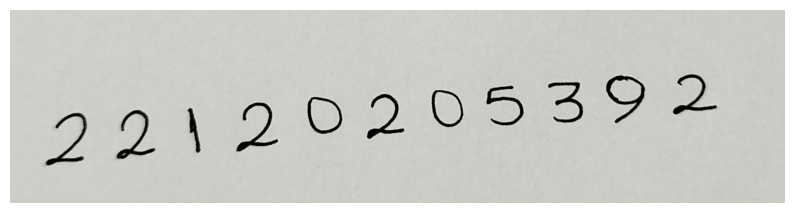
#> input picture unnamed1.png, 794 x 213 px
$ jupyter execute --allow-errors MNIST_MLP_Odev.ipynb
#> lines starting #> are read from the running program, lines starting #| are printed output that depends on the picture; after the words box and inside, x2 and y2 are one past the last pixel; in counts of white or black regions, pixels touching at a corner belong together
[cell 1]
import torch
import torchvision
import torchvision.transforms as transforms
import matplotlib.pyplot as plt
from torch.utils.data import random_split

#> (the rest of this cell did not finish here and is left out)

[cell 2]
fig, axes = plt.subplots(2, 5, figsize=(12, 5))

#> (the rest of this cell did not finish here and is left out)

[cell 3]
import torch.nn as nn

class MLP(nn.Module):

    def __init__(self):
        super().__init__()

        self.network = nn.Sequential(
            nn.Flatten(),
            nn.Linear(784, 256),
            nn.ReLU(),
            nn.Linear(256, 128),
            nn.ReLU(),
            nn.Linear(128, 10)
        )

    def forward(self, x):
        return self.network(x)


#> (the rest of this cell did not finish here and is left out)

[cell 4]
import time
import copy
import numpy as np
import random
from torch.utils.data import DataLoader

random.seed(42)
np.random.seed(42)
torch.manual_seed(42)
#> (this line was passed over: torch is not available in this run)

BATCH_SIZE = 128
EPOCHS = 10
LEARNING_RATE = 0.001

#> (the rest of this cell did not finish here and is left out)

[cell 5]
# [58 lines left out: functions train_one_epoch, evaluate, not called in this run]


print("Eğitim ve değerlendirme fonksiyonları hazır")

[cell 6]
history = {
    "train_loss": [],
    "val_loss": [],
    "train_acc": [],
    "val_acc": []
}

start_time = time.perf_counter()

#> (the rest of this cell did not finish here and is left out)

[cell 7]
epochs_range = range(1, EPOCHS + 1)

plt.figure(figsize=(10, 5))

#> (the rest of this cell did not finish here and is left out)

#> (a cell that did not finish here is left out)

[cell 9]
class MLP_Small(nn.Module):
    def __init__(self):
        super().__init__()

        self.network = nn.Sequential(
            nn.Flatten(),
            nn.Linear(784, 128),
            nn.ReLU(),
            nn.Linear(128, 64),
            nn.ReLU(),
            nn.Linear(64, 10)
        )

    def forward(self, x):
        return self.network(x)


#> (the rest of this cell did not finish here and is left out)

[cell 10]
epochs_range = range(1, EPOCHS + 1)

plt.figure(figsize=(10, 5))

#> (the rest of this cell did not finish here and is left out)

[cell 11]
from google.colab import files
from PIL import Image
import matplotlib.pyplot as plt

uploaded = files.upload()
#> the answer given: unnamed1.png

filename = next(iter(uploaded))
photo = Image.open(filename).convert("RGB")

print("Fotoğraf boyutu:", photo.size)
#| Fotoğraf boyutu: (794, 213)

plt.figure(figsize=(10, 6))
plt.imshow(photo)
plt.axis("off")
plt.show()

[cell 12]
import cv2
import numpy as np
import matplotlib.pyplot as plt
import torch
from PIL import Image

image_path = filename
image = cv2.imread(image_path)

if image is None:
    raise FileNotFoundError(
        "unnamed.jpg bulunamadı. Dosyayı yeniden yükleyin."
    )

gray = cv2.cvtColor(image, cv2.COLOR_BGR2GRAY)

_, binary = cv2.threshold(
    gray, 0, 255, cv2.THRESH_BINARY_INV + cv2.THRESH_OTSU
)
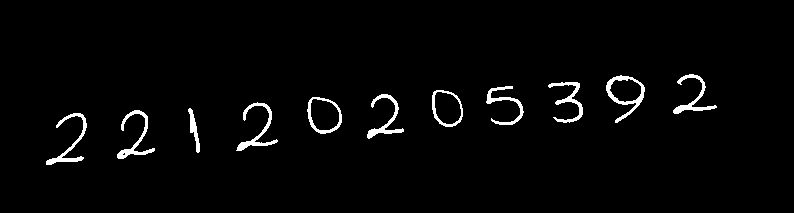
#> binary: shape (213, 794); 2.4% white; 11 white regions, largest, box (x1, y1, x2, y2) and area: (606, 75, 645, 123) 465, (236, 102, 278, 151) 437, (46, 113, 87, 165) 431

coords = cv2.findNonZero(binary)
#> coords = contour of 4112 points, box (x1, y1, x2, y2) (46, 74, 717, 165), area 1542

if coords is None:
    raise ValueError("Görüntüde rakam bulunamadı.")

x, y, w, h = cv2.boundingRect(coords)
#> x = 46; y = 74; w = 671; h = 91

cropped = binary[y:y+h, x:x+w]
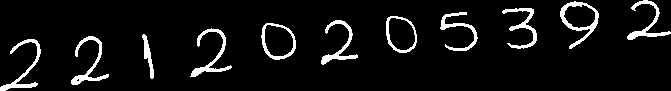
#> cropped: shape (91, 671); 6.7% white; 11 white regions, largest, box (x1, y1, x2, y2) and area: (560, 1, 599, 49) 465, (190, 28, 232, 77) 437, (0, 39, 41, 91) 431

column_sums = np.sum(cropped > 0, axis=0)
#> column_sums = 671 values, max 27 at index 388, min 0 at index 41, mean 6.13

active = column_sums > 0
segments = []
start = None

for i, value in enumerate(active):
    if value and start is None:
        start = i
    elif not value and start is not None:
        if i - start >= 2:
            segments.append((start, i))
        start = None
#> this loop made 671 passes
#> after the loop, segments = [(0, 41), (71, 109), (142, 154), (190, 232), (261, 296), (321, 358), (386, 417), (440, 478), (502, 537), (560, 599)]; start = 627

if start is not None and len(active) - start >= 2:
    segments.append((start, len(active)))

#> (the rest of this cell did not finish here and is left out)
